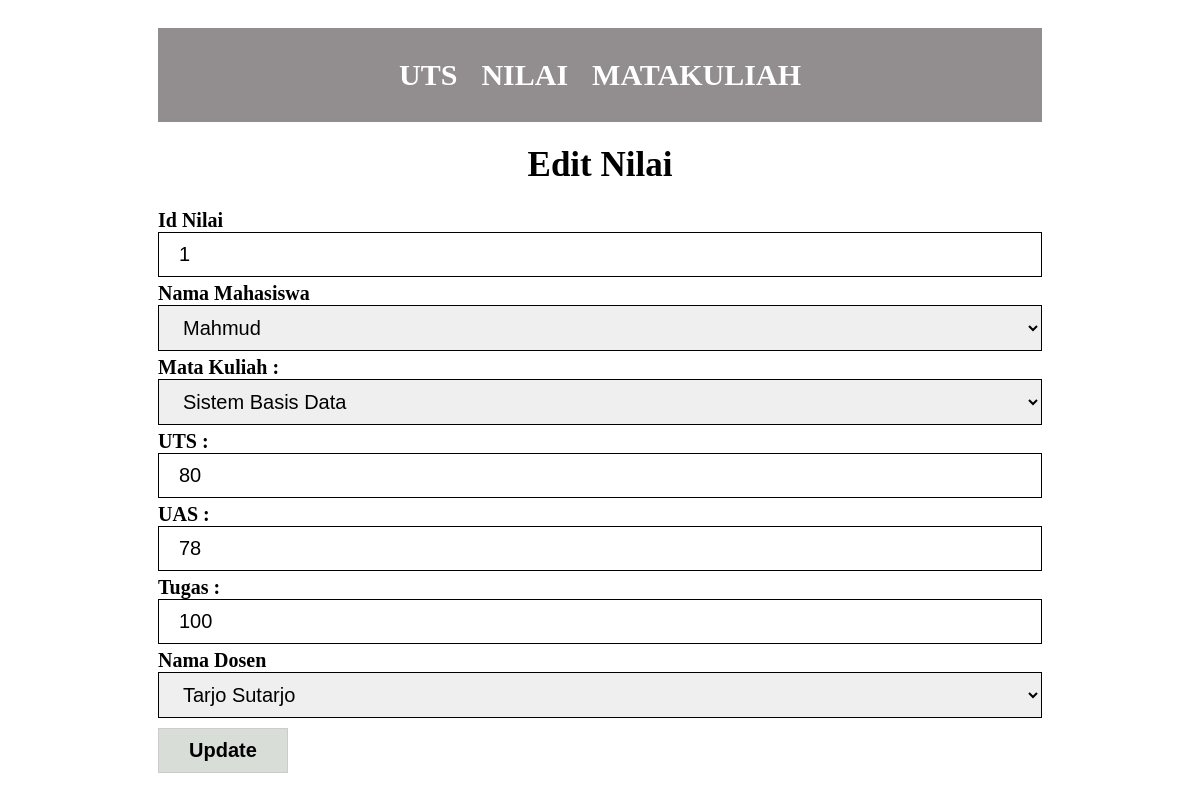
/index.php?page=edit_nilai&id=1, run on the app's committed database.
### tables this page shows
CREATE TABLE `nilai` (
  `ID_NILAI` int(11) NOT NULL,
  `NIM` varchar(20) NOT NULL,
  `KODE_MK` varchar(50) DEFAULT NULL,
  `UTS` int(11) DEFAULT NULL,
  `UAS` int(11) DEFAULT NULL,
  `TUGAS` int(11) DEFAULT NULL,
  `NID` varchar(15) DEFAULT NULL
);

### content/edit_nilai.php (the view)
<body>
    <?php
    $id = $_GET['id'];
    $sql = $con->prepare("SELECT * FROM nilai Where id_nilai=?");
    $sql->bindParam(1, $id);
    $sql->execute();
    $r = $sql->fetch(PDO::FETCH_BOTH)
    ?>
    <h1 align="center">Edit Nilai</h1>
    <form action="index.php?page=save_nilai" method="POST">
        <label for="">Id Nilai </label><br>
        <input type="text" name="id_nilai" placeholder="Masukan Id  Nilai " readonly onclick="alert('Id Nilai tak bisa di Edit ! ')" value="<?php echo "$r[0]" ?>"><br>
        <label for="">Nama Mahasiswa </label><br>
        <select name="nim" id="">
            <?php
            $mhs = $con->prepare("SELECT * FROM mahasiswa");
            $mhs->execute();
            while ($mhasiswa = $mhs->fetch()) {
                $selected = "";
                if ($r[1] == $mhasiswa[0]) {
                    $selected = "selected";
                }
                echo "<option value='$mhasiswa[0]' $selected> $mhasiswa[1] </option>";
            }
            ?>
        </select><br>
        <label for="">Mata Kuliah : </label><br>
        <select name="kode_mk" id="">
            <?php
            $mk = $con->prepare("SELECT * FROM matakuliah");
            $mk->execute();
            while ($mtakuliah = $mk->fetch()) {
                $selected = "";
                if ($r[2] == $mtakuliah[0]) {
                    $selected = "selected";
                }
                echo "<option value='$mtakuliah[0]' $selected> $mtakuliah[1] </option>";
            }
            ?>
        </select><br>
        <label for="">UTS : </label><br>
        <input type="number" name="uts" placeholder="Masukan Nilai Uts" required="" value="<?php echo "$r[3]" ?>"><br>
        <label for="">UAS : </label><br>
        <input type="number" name="uas" placeholder="Masukan Nilai Uas " required="" value="<?php echo "$r[4]" ?>"><br>
        <label for="">Tugas : </label><br>
        <input type="number" name="tugas" placeholder="Masukan Nilai Tugas" required="" value="<?php echo "$r[5]" ?>"><br>
        <label for="">Nama Dosen</label><br>
        <select name="dosen" id="">
            <?php
            $dosen = $con->prepare("SELECT * FROM dosen");
            $dosen->execute();
            while ($d = $dosen->fetch()) {
                $selected = "";
                if ($r[6] == $d[0]) {
                    $selected = "selected";
                }
                echo "<option value='$d[0]' $selected> $d[1] </option>";
            }
            ?>
        </select><br>
        <button type="submit">Update</button>
    </form>
</body>

### content/style.css (style rules this page uses)
body { padding: 20px 150px; font-family: "Nunito Sans"; color: rgb(0, 0, 0); }
label { font-weight: bold; margin-bottom: 5px; font-size: 20px; }
input, select, textarea { border: 1px solid #000000; padding: 10px 20px; margin-bottom: 5px; width: 100%; box-sizing: border-box; font-size: 20px; }
button { margin: 5px 0; font-weight: bold; padding: 10px 30px; margin-bottom: 5px; border: 1px solid #ccc; font-size: 20px; background-color: #d8ddd8; color: rgb(0, 0, 0); }
h1 { font-size: 35px; text-align: center; font-weight: bold; }

### data on the page
nilai: id_nilai "1", uts "80", uas "78", tugas "100"

### other printed values
form field nim "Mahmud"
form field kode_mk "Sistem Basis Data"
form field dosen "Tarjo Sutarjo"
